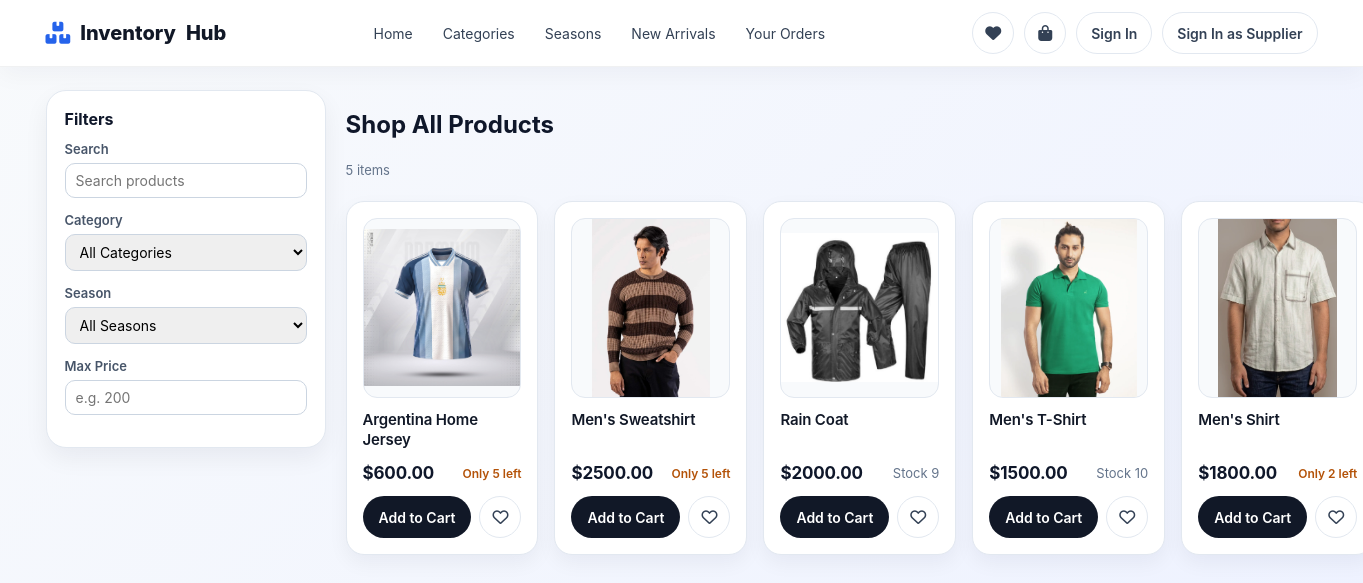
The page /accounts/buyer/categories/ on the database its author committed.
### accounts/models.py (models this page shows, shortened)
class Product(models.Model):
    name = models.CharField(max_length=255)
    category = models.ForeignKey(Category, on_delete=models.SET_NULL,null=True, blank=True)
    season = models.ForeignKey(Season, on_delete=models.SET_NULL, null=True, blank=True)
    price = models.DecimalField(max_digits=10, decimal_places=2,validators=[MinValueValidator(0.01)])
    quantity = models.PositiveIntegerField()
    picture = models.ImageField(upload_to=UniqueFileName('product_images/'), null=True, blank=True)
    created_at = models.DateTimeField(auto_now_add=True)

### accounts/views.py (the view, shortened to what this page needs)
# urls.py: path('buyer/categories/', views.buyer_category_page, name='buyer_category'),
def buyer_category_page(request):
    categories = Category.objects.all().order_by('name')
    seasons = Season.objects.all().order_by('name')
    products = Product.objects.select_related('category', 'season').all()
    query = request.GET.get('q', '').strip()
    selected_category_id = request.GET.get('category_id', '').strip()
    selected_season_id = request.GET.get('season_id', '').strip()
    price_max = request.GET.get('price_max', '').strip()
    if query:
        products = products.filter(name__icontains=query)
    if selected_category_id.isdigit():
        products = products.filter(category_id=selected_category_id)
    if selected_season_id.isdigit():
        products = products.filter(season_id=selected_season_id)
    if price_max:
        try:
            products = products.filter(price__lte=price_max)
        except Exception:
            pass
    products = products.order_by('-id')
    total_count = products.count()
    paginator = Paginator(products, 12)
    page_number = request.GET.get('page', 1)
    try:
        page_obj = paginator.page(page_number)
    except PageNotAnInteger:
        page_obj = paginator.page(1)
    except EmptyPage:
        page_obj = paginator.page(paginator.num_pages)
    wishlist_ids = request.session.get('wishlist', [])
    cart_product_ids = list(request.session.get('cart', {}).keys())
    return render(request, 'accounts/buyer_category.html', {
        'products': page_obj,
        'total_count': total_count,
        'has_next': page_obj.has_next(),
        'categories': categories,
        'seasons': seasons,
        'selected_category_id': selected_category_id,
        'selected_season_id': selected_season_id,
        'query': query,
        'price_max': price_max,
        'wishlist_ids': wishlist_ids,
        'cart_product_ids': cart_product_ids,
    })

### accounts/context_processors.py (called while the page is built)
def auth_status(request):
    current_buyer = None
    current_supplier = None
    buyer_id = request.session.get('buyer_id')
    supplier_id = request.session.get('supplier_id')
    if buyer_id:
        current_buyer = Buyer.objects.filter(id=buyer_id).first()
    if supplier_id:
        current_supplier = Supplier.objects.filter(id=supplier_id).first()
    return {
        'current_buyer': current_buyer,
        'current_supplier': current_supplier,
    }

def storefront_nav(request):
    cart = request.session.get('cart', {})
    wishlist = request.session.get('wishlist', [])
    _, cart_count = _cart_summary(cart) if isinstance(cart, dict) else (None, 0)
    return {
        'nav_categories': Category.objects.all().order_by('name'),
        'nav_seasons': Season.objects.all().order_by('name'),
        'nav_cart_count': cart_count,
        'nav_wishlist_count': len(wishlist),
    }

### accounts/views.py (called while the page is built, shortened)
def _is_ajax(request):
    return request.headers.get('X-Requested-With') == 'XMLHttpRequest'

def _cart_summary(cart):
    product_ids = [int(pid) for pid in cart.keys() if str(pid).isdigit()]
    products = {p.id: p for p in Product.objects.filter(id__in=product_ids)}
    total = Decimal('0.00')
    count = 0
    return total, count

### accounts/templates/accounts/buyer_category.html (shortened to what this page needs)
{% extends 'accounts/buyer_base.html' %}
{% block content %}
<div class="shop-shell">
    <aside class="filters">
        <h3>Filters</h3>
        <form method="get" id="filterForm">
            <div class="filter-group">
                <label for="q">Search</label>
                <input id="q" name="q" value="{{ query }}" placeholder="Search products">
            </div>
            <div class="filter-group">
                <label for="category_id">Category</label>
                <select id="category_id" name="category_id">
                    <option value="">All Categories</option>
                </select>
            </div>
            <div class="filter-group">
                <label for="season_id">Season</label>
                <select id="season_id" name="season_id">
                    <option value="">All Seasons</option>
                </select>
            </div>
            <div class="filter-group">
                <label for="price_max">Max Price</label>
                <input id="price_max" name="price_max" type="number" min="0" value="{{ price_max }}" placeholder="e.g. 200">
            </div>
        </form>
    </aside>
    <section class="results">
        <div class="section-title" style="margin: 0 0 6px;">
            <h2>Shop All Products</h2>
            <span class="muted"><span id="totalCount">{{ total_count }}</span> items</span>
        </div>
        <div id="resultsWrap" {% if not products %}style="display:none;"{% endif %}>
            <div class="product-grid" id="productGrid">
                {% include 'accounts/partials/product_card_list.html' %}
            </div>
            <div id="scrollSentinel" class="scroll-status"
                 data-has-next="{{ has_next|yesno:'true,false' }}" data-next-page="2"></div>
        </div>
    </section>
</div>
{% endblock %}

### accounts/templates/accounts/partials/product_card.html
<div class="product-card">
    <a class="product-link" href="{% url 'buyer_product_detail' 'buyer' product.id %}">
        <div class="product-image-wrap">
            {% if product.picture and product.picture.name %}
            <img src="{{ product.picture.url }}" alt="{{ product.name }}">
            {% else %}
            <img src="/media/product_images/default-image.jpg" alt="{{ product.name }}">
            {% endif %}
        </div>
        <h3>{{ product.name }}</h3>
        <div class="price-row">
            <span class="price">${{ product.price }}</span>
            {% if product.quantity <= 5 %}
            <span class="stock-low">Only {{ product.quantity }} left</span>
            {% else %}
            <span class="muted">Stock {{ product.quantity }}</span>
            {% endif %}
        </div>
    </a>
    <div class="product-card-actions">
        {% if product.id|stringformat:"s" in cart_product_ids %}
        <button type="button" class="btn-cart" disabled>Added to Cart</button>
        {% else %}
        <button type="button" class="btn-cart" data-add-to-cart="{% url 'add_to_cart' product.id %}">Add to Cart</button>
        {% endif %}
        {% if product.id|stringformat:"s" in wishlist_ids %}
        <button type="button" class="btn-wishlist active" data-toggle-wishlist="{% url 'toggle_wishlist' product.id %}"><i class="fas fa-heart"></i></button>
        {% else %}
        <button type="button" class="btn-wishlist" data-toggle-wishlist="{% url 'toggle_wishlist' product.id %}"><i class="far fa-heart"></i></button>
        {% endif %}
    </div>
</div>

### accounts/templates/accounts/buyer_category.html (style rules this page uses)
.shop-shell { display: grid; grid-template-columns: 280px 1fr; gap: 20px; }
.filters { background: white; border-radius: 20px; padding: 18px; box-shadow: 0 10px 25px rgba(15,23,42,0.06); border: 1px solid #e2e8f0; height: fit-content; }
.filters h3 { margin: 0 0 12px; font-size: 16px; }
.filter-group { margin-bottom: 14px; }
.filter-group label { display: block; margin-bottom: 6px; font-size: 13px; color: #475569; font-weight: 600; }
.filter-group select, .filter-group input { width: 100%; padding: 8px 10px; border-radius: 10px; border: 1px solid #cbd5e1; font-family: inherit; font-size: 14px; box-sizing: border-box; transition: border-color 0.15s ease, box-shadow 0.15s ease; }
.results { display: grid; gap: 16px; }
.scroll-status { text-align: center; padding: 16px; color: #64748b; font-size: 14px; }

### accounts/templates/accounts/buyer_base.html (style rules this page uses)
:root { color-scheme: light; }
* { box-sizing: border-box; }
body { margin: 0; font-family: 'Inter', 'Segoe UI', Roboto, Arial, sans-serif; background: linear-gradient(135deg, #f8fafc 0%, #eef2ff 100%); color: #0f172a; }
.product-grid { display: grid; gap: 16px; grid-template-columns: repeat(2, 1fr); }
@media (min-width: 768px) { .product-grid { grid-template-columns: repeat(3, 1fr); } }
@media (min-width: 1200px) { .product-grid { grid-template-columns: repeat(5, 1fr); } }
.product-card { background: white; border-radius: 18px; padding: 16px; box-shadow: 0 8px 20px rgba(15,23,42,0.05); border: 1px solid #e2e8f0; display: flex; flex-direction: column; gap: 12px; transition: box-shadow 0.2s ease, transform 0.2s ease; }
.product-image-wrap { width: 100%; height: 180px; border-radius: 14px; background: #f8fafc; border: 1px solid #e2e8f0; overflow: hidden; flex-shrink: 0; }
.product-card img { width: 100%; height: 100%; object-fit: contain; transition: transform 0.35s ease; }
.product-card h3 { margin: 0; font-size: 15px; font-weight: 600; letter-spacing: -0.01em; line-height: 1.35; height: 2.7em; display: -webkit-box; -webkit-line-clamp: 2; -webkit-box-orient: vertical; overflow: hidden; color: #111827; }
.product-link { flex: 1; text-decoration: none; color: inherit; display: flex; flex-direction: column; gap: 12px; }
.product-card-actions { display: flex; gap: 8px; margin-top: auto; }
.price-row { display: flex; justify-content: space-between; align-items: center; height: 22px; }
.price-row .price { color: #0f172a; font-weight: 700; font-size: 17px; letter-spacing: -0.01em; }
.stock-low { color: #b45309; font-weight: 600; font-size: 12px; white-space: nowrap; }
.muted { color: #64748b; font-size: 13px; }
.btn-cart { flex: 1; display: inline-flex; align-items: center; justify-content: center; height: 42px; padding: 0 16px; border-radius: 999px; border: none; cursor: pointer; font-family: inherit; font-size: 14px; font-weight: 600; background: #111827; color: white; box-sizing: border-box; white-space: nowrap; overflow: hidden; text-overflow: ellipsis; transition: background 0.2s ease; }
.btn-wishlist { width: 42px; height: 42px; padding: 0; flex: 0 0 42px; border: 1px solid #e2e8f0; background: white; color: #334155; border-radius: 999px; cursor: pointer; display: inline-flex; align-items: center; justify-content: center; font-size: 16px; box-sizing: border-box; transition: color 0.15s ease, background 0.15s ease, border-color 0.15s ease, transform 0.15s ease; }

### rows shown on the page
Product: picture (picture), name "Argentina Home Jersey", price "600.00", quantity "5", shows "Add to Cart"
Product: picture (picture), name "Men's Sweatshirt", price "2500.00", quantity "5", shows "Add to Cart"
Product: picture (picture), name "Rain Coat", price "2000.00", quantity "9", shows "Add to Cart"
Product: picture (picture), name "Men's T-Shirt", price "1500.00", quantity "10", shows "Add to Cart"
Product: picture (picture), name "Men's Shirt", price "1800.00", quantity "2", shows "Add to Cart"

### other values the page prints
{{ total_count }} "5"
